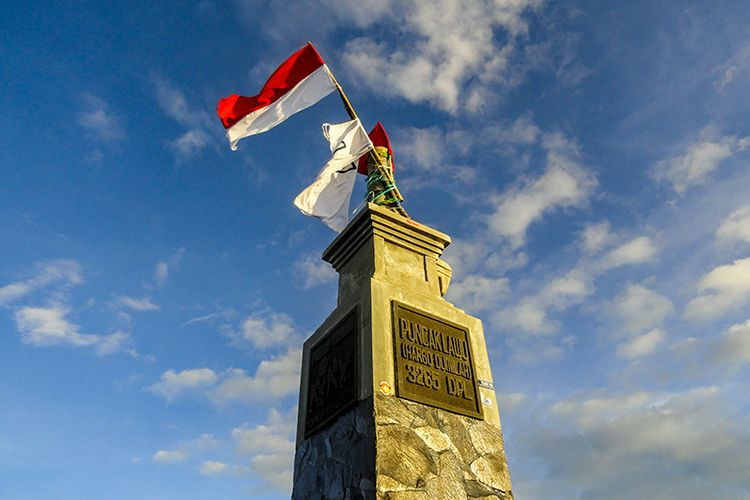
#> input picture lawu.jpg, 750 x 500 px, found by its file name
$ python histogram.py
#> lines starting #> are read from the running program, lines starting #| are printed output that depends on the picture
import imageio
import numpy as np
import matplotlib.pyplot as plt

image_rgb = imageio.imread('D:\\Perkuliahan\\S5\\Pengolahan Citra Digital\\s3\\Tugas Histogram\\lawu.jpg')
#> image_rgb is the input picture: shape (500, 750, 3); mean R, G, B 98.9, 123.5, 147.4

def rgb_to_grayscale(rgb_image):
    grayscale_image = np.dot(rgb_image[..., :3], [0.2989, 0.5870, 0.1140])
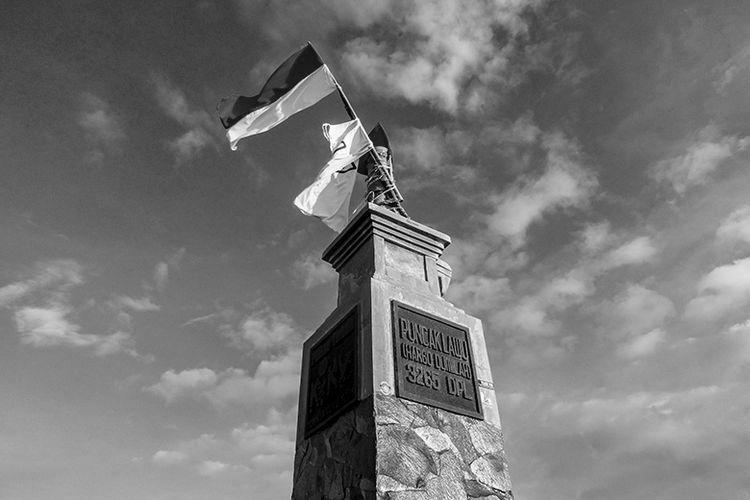
#> grayscale_image: shape (500, 750) float64; min 0, max 254.5, mean 118.9
    return grayscale_image

image_gray = rgb_to_grayscale(image_rgb)

hist, bins = np.histogram(image_gray, bins=256, range=(0, 255))
#> hist = 256 values, max 4199 at index 90, min 1 at index 255, mean 1464.8; bins = 257 values from 0 to 255

print("Jumlah total piksel untuk setiap intensitas:")
for intensity, count in enumerate(hist):
    print(f"Intensitas {intensity}: {count} piksel")
#> this loop made 256 passes
#> count on passes 1 to 3: 813, 380, 341
#| Intensitas 0: 813 piksel
#| Intensitas 1: 380 piksel
#| Intensitas 2: 341 piksel
#| Intensitas 3: 329 piksel
#| Intensitas 4: 373 piksel
#| Intensitas 5: 418 piksel
#| Intensitas 6: 429 piksel
#| Intensitas 7: 408 piksel
#> (further printed lines are left out)

dominant_intensity = np.argmax(hist)
#> dominant_intensity = 90
dominant_count = hist[dominant_intensity]
#> dominant_count = 4199
print(f"\nIntensitas dominan: {dominant_intensity} dengan {dominant_count} piksel\n")

fig, axs = plt.subplots(2, 2, figsize=(12, 8),
                        gridspec_kw={'height_ratios': [1, 0.4], 'hspace': 0.4})

axs[0, 0].imshow(image_rgb)
axs[0, 0].set_title('Gambar Asli (RGB)')
axs[0, 0].axis('off')

axs[0, 1].imshow(image_gray, cmap='gray')
axs[0, 1].set_title('Gambar Grayscale')
axs[0, 1].axis('off')

axs[1, 0].plot(hist, color='black')
axs[1, 0].set_title('Histogram Gambar Grayscale')
axs[1, 0].set_xlabel('Pixel Intensity (0-255)')
axs[1, 0].set_ylabel('Frequency')
axs[1, 0].grid(True)

fig.delaxes(axs[1, 1])

axs[1, 0].set_position([0.25, 0.1, 0.5, 0.3])  # [left, bottom, width, height]

plt.tight_layout()
plt.show()
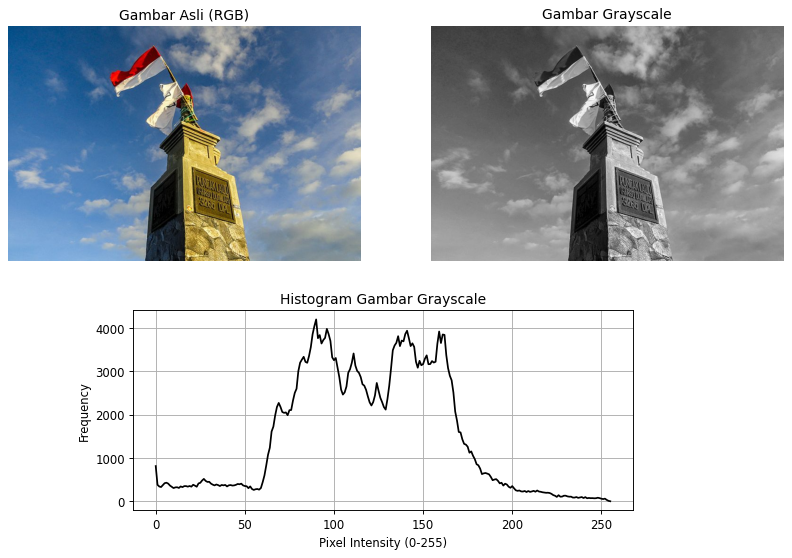
#> figure drawn by matplotlib, 3 panels; panel 3: curve peaks at x = 90, y = 4199
